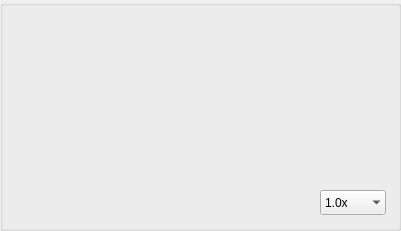
     <widget class="QGroupBox" name="groupBox_5">
      <property name="geometry">
       <rect>
        <x>500</x>
        <y>300</y>
        <width>401</width>
        <height>231</height>
       </rect>
      </property>
      <property name="contextMenuPolicy">
       <enum>Qt::NoContextMenu</enum>
      </property>
      <property name="styleSheet">
       <string notr="true"/>
      </property>
      <property name="title">
       <string notr="true"/>
      </property>
      <property name="flat">
       <bool>true</bool>
      </property>
      <widget class="QWidget" name="layoutWidget">
       <property name="geometry">
        <rect>
         <x>10</x>
         <y>110</y>
         <width>391</width>
         <height>73</height>
        </rect>
       </property>
       <layout class="QHBoxLayout" name="horizontalLayout_4">
        <item>
         <widget class="QPushButton" name="pushButton_22">
          <property name="text">
           <string/>
          </property>
          <property name="icon">
           <iconset>
            <activeon>:/player_buttons/Picture/playerButtons/play106.png</activeon>
           </iconset>
          </property>
          <property name="iconSize">
           <size>
            <width>20</width>
            <height>20</height>
           </size>
          </property>
          <property name="checkable">
           <bool>false</bool>
          </property>
          <property name="flat">
           <bool>true</bool>
          </property>
         </widget>
        </item>
        <item>
         <widget class="QPushButton" name="pushButton_23">
          <property name="styleSheet">
           <string notr="true">background: rgb(93, 93, 93)</string>
          </property>
          <property name="text">
           <string/>
          </property>
          <property name="icon">
           <iconset>
            <activeon>:/player_buttons/Picture/playerButtons/pause44.png</activeon>
           </iconset>
          </property>
          <property name="flat">
           <bool>true</bool>
          </property>
         </widget>
        </item>
        <item>
         <widget class="QPushButton" name="pushButton_24">
          <property name="text">
           <string/>
          </property>
          <property name="icon">
           <iconset>
            <activeon>:/player_buttons/Picture/playerButtons/stop4.png</activeon>
           </iconset>
          </property>
          <property name="flat">
           <bool>true</bool>
          </property>
         </widget>
        </item>
        <item>
         <widget class="QPushButton" name="pushButton_25">
          <property name="text">
           <string/>
          </property>
          <property name="icon">
           <iconset>
            <activeon>:/player_buttons/Picture/playerButtons/last-track.png</activeon>
           </iconset>
          </property>
          <property name="flat">
           <bool>true</bool>
          </property>
         </widget>
        </item>
        <item>
         <widget class="QPushButton" name="pushButton_26">
          <property name="text">
           <string/>
          </property>
          <property name="icon">
           <iconset>
            <activeoff>:/player_buttons/Picture/playerButtons/skip2.png</activeoff>
           </iconset>
          </property>
          <property name="autoDefault">
           <bool>false</bool>
          </property>
          <property name="default">
           <bool>false</bool>
          </property>
          <property name="flat">
           <bool>true</bool>
          </property>
         </widget>
        </item>
       </layout>
      </widget>
      <widget class="QComboBox" name="comboBox">
       <property name="geometry">
        <rect>
         <x>320</x>
         <y>190</y>
         <width>66</width>
         <height>25</height>
        </rect>
       </property>
       <property name="sizePolicy">
        <sizepolicy hsizetype="Preferred" vsizetype="Fixed">
         <horstretch>0</horstretch>
         <verstretch>0</verstretch>
        </sizepolicy>
       </property>
       <property name="editable">
        <bool>false</bool>
       </property>
       <property name="currentText">
        <string notr="true">1.0x</string>
       </property>
       <property name="currentIndex">
        <number>3</number>
       </property>
       <property name="frame">
        <bool>false</bool>
       </property>
       <item>
        <property name="text">
         <string>0.25x</string>
        </property>
       </item>
       <item>
        <property name="text">
         <string>0.5x</string>
        </property>
       </item>
       <item>
        <property name="text">
         <string>0.75x</string>
        </property>
       </item>
       <item>
        <property name="text">
         <string>1.0x</string>
        </property>
       </item>
       <item>
        <property name="text">
         <string>1.25x</string>
        </property>
       </item>
       <item>
        <property name="text">
         <string>1.5x</string>
        </property>
       </item>
       <item>
        <property name="text">
         <string>1.75x</string>
        </property>
       </item>
       <item>
        <property name="text">
         <string>2.0x</string>
        </property>
       </item>
      </widget>
     </widget>
